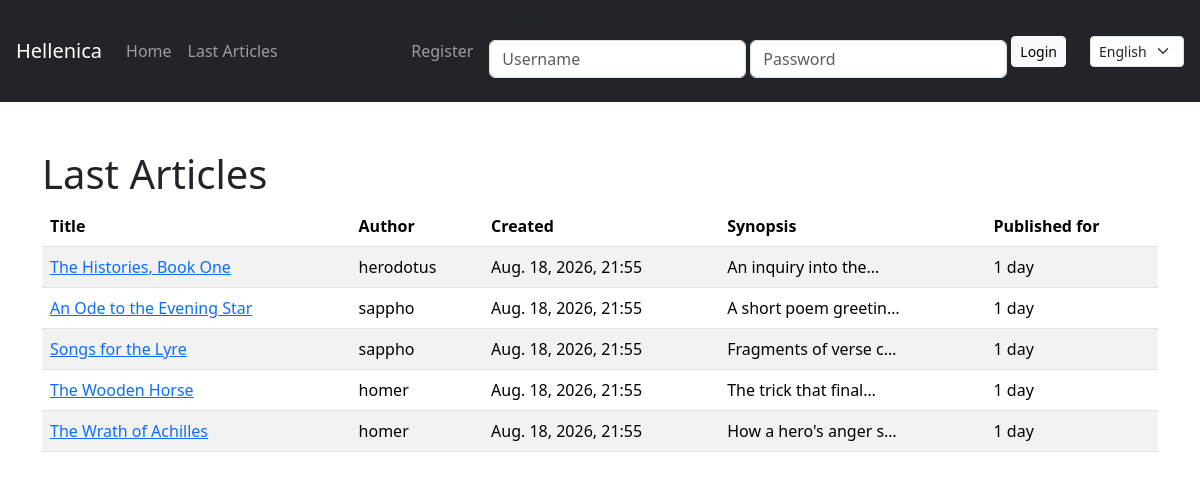
Page /en/articles/ on the committed database.
### articles/models.py (models this page shows, shortened)
class Article(models.Model):
    title = models.CharField(max_length=64)
    author = models.ForeignKey(
        settings.AUTH_USER_MODEL,
        on_delete=models.CASCADE,
        related_name='articles',
    )
    created = models.DateTimeField(auto_now_add=True)
    synopsis = models.CharField(max_length=312)
    content = models.TextField()
    class Meta:
        ordering = ['-created']

### articles/views.py (the view)
# urls.py: path('articles/', views.ArticleListView.as_view(), name='articles'),
class ArticleListView(ListView):
    model = Article
    template_name = 'articles/article_list.html'
    context_object_name = 'articles'

### articles/context_processors.py (called while the page is built)
def login_form(request):
    return {'login_form': AuthenticationForm(request)}

### articles/templatetags/article_extras.py (called while the page is built)
@register.filter(name='short_synopsis')
def short_synopsis(value, length=20):
    if value is None:
        return ''
    value = str(value)
    length = int(length)
    if len(value) <= length:
        return value
    return value[:length].rstrip() + '\u2026'

@register.filter(name='days_since')
def days_since(value):
    from django.utils import timezone
    if value is None:
        return ''
    delta = timezone.now() - value
    days = delta.days
    if days <= 0:
        return 'today'
    return ngettext('%(count)d day', '%(count)d days', days) % {'count': days}

### templates/articles/article_list.html (shortened to what this page needs)
{% extends "base.html" %}
{% load i18n article_extras %}
{% block content %}
    <h1>{% trans "Last Articles" %}</h1>
    <table class="table table-striped">
        <thead>
            <tr>
                <th>{% trans "Title" %}</th>
                <th>{% trans "Author" %}</th>
                <th>{% trans "Created" %}</th>
                <th>{% trans "Synopsis" %}</th>
                <th>{% trans "Published for" %}</th>
            </tr>
        </thead>
        <tbody>
            {% for article in articles %}
                <tr>
                    <td>
                        <a href="{% url 'articles:article_detail' article.pk %}">{{ article.title }}</a>
                    </td>
                    <td>{{ article.author.username }}</td>
                    <td>{{ article.created|date:"N j, Y, H:i" }}</td>
                    <td>{{ article.synopsis|short_synopsis:20 }}</td>
                    <td>{{ article.created|days_since }}</td>
                </tr>
            {% empty %}
                <tr><td colspan="5">{% trans "No articles yet." %}</td></tr>
            {% endfor %}
        </tbody>
    </table>
{% endblock %}

### templates/base.html (shortened to what this page needs)
{% load django_bootstrap5 i18n %}
<!DOCTYPE html>
<html lang="{{ LANGUAGE_CODE }}">
<head>
    {% bootstrap_css %}
</head>
<body>
    {% include "articles/menu.html" %}
    <div class="container py-4">
        {% block content %}{% endblock %}
    </div>
</body>
</html>

### templates/articles/menu.html (shortened to what this page needs)
{% load i18n django_bootstrap5 %}
<nav class="navbar navbar-expand-lg navbar-dark bg-dark px-3 mb-4">
    <a class="navbar-brand" href="{% url 'articles:home' %}">Hellenica</a>
    <div class="collapse navbar-collapse">
        <ul class="navbar-nav me-auto mb-2 mb-lg-0">
            <li class="nav-item">
                <a class="nav-link" href="{% url 'articles:home' %}">{% trans "Home" %}</a>
            </li>
            <li class="nav-item">
                <a class="nav-link" href="{% url 'articles:articles' %}">{% trans "Last Articles" %}</a>
            </li>
        </ul>
        <ul class="navbar-nav align-items-lg-center gap-lg-2">
            {% if user.is_authenticated %}
                <li class="nav-item">
                    <span class="navbar-text text-light">
                        {% blocktrans with username=user.username %}Logged as {{ username }}{% endblocktrans %}
                    </span>
                </li>
                <li class="nav-item">
                    <form method="post" action="{% url 'articles:logout' %}" class="d-inline">
                        {% csrf_token %}
                        <button type="submit" class="btn btn-sm btn-outline-light">{% trans "Logout" %}</button>
                    </form>
                </li>
            {% else %}
                <li class="nav-item">
                    <a class="nav-link" href="{% url 'articles:register' %}">{% trans "Register" %}</a>
                </li>
                <li class="nav-item">
                    <form method="post" action="{% url 'articles:login' %}" class="d-flex align-items-center gap-1">
                        {% bootstrap_form login_form show_label=False layout="inline" %}
                        <button type="submit" class="btn btn-sm btn-light">{% trans "Login" %}</button>
                    </form>
                </li>
            {% endif %}
            <li class="nav-item ms-lg-3">
                <form action="{% url 'set_language' %}" method="post" class="d-flex align-items-center gap-1">
                    <select name="language" class="form-select form-select-sm" onchange="this.form.submit()">
                        {% get_current_language as CURRENT_LANGUAGE %}
                        {% get_available_languages as AVAILABLE_LANGUAGES %}
                        {% for lang_code, lang_name in AVAILABLE_LANGUAGES %}
                            <option value="{{ lang_code }}" {% if lang_code == CURRENT_LANGUAGE %}selected{% endif %}>
                                {{ lang_name }}
                            </option>
                        {% endfor %}
                    </select>
                </form>
            </li>
        </ul>
    </div>
</nav>

### rows in the picture
Article: title "The Histories, Book One", author.username "herodotus", created "Aug. 18, 2026, 21:55", synopsis|short_synopsis "An inquiry into the…", created|days_since "1 day"
Article: title "An Ode to the Evening Star", author.username "sappho", created "Aug. 18, 2026, 21:55", synopsis|short_synopsis "A short poem greetin…", created|days_since "1 day"
Article: title "Songs for the Lyre", author.username "sappho", created "Aug. 18, 2026, 21:55", synopsis|short_synopsis "Fragments of verse c…", created|days_since "1 day"
Article: title "The Wooden Horse", author.username "homer", created "Aug. 18, 2026, 21:55", synopsis|short_synopsis "The trick that final…", created|days_since "1 day"
Article: title "The Wrath of Achilles", author.username "homer", created "Aug. 18, 2026, 21:55", synopsis|short_synopsis "How a hero's anger s…", created|days_since "1 day"

### other values in the picture
form field language "English"
